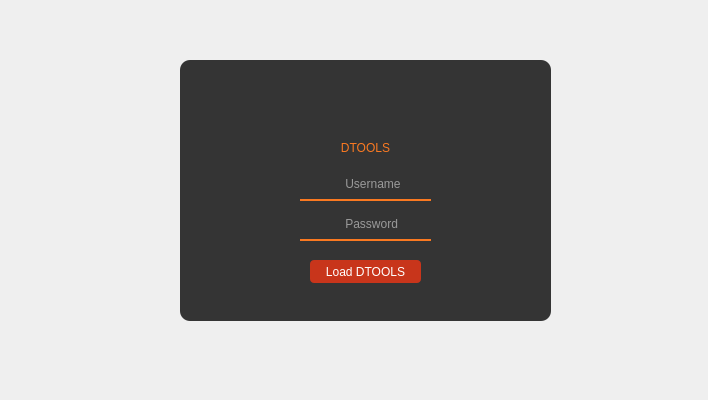
<?xml version="1.0" encoding="UTF-8"?>
<ui version="4.0">
 <class>Dialog</class>
 <widget class="QDialog" name="Dialog">
  <property name="geometry">
   <rect>
    <x>0</x>
    <y>0</y>
    <width>708</width>
    <height>400</height>
   </rect>
  </property>
  <property name="windowTitle">
   <string>Dialog</string>
  </property>
  <property name="styleSheet">
   <string notr="true"/>
  </property>
  <widget class="QLabel" name="label">
   <property name="geometry">
    <rect>
     <x>0</x>
     <y>-210</y>
     <width>981</width>
     <height>811</height>
    </rect>
   </property>
   <property name="text">
    <string/>
   </property>
   <property name="pixmap">
    <pixmap resource="../Multitool/req.qrc">:/images/Images/HD wallpaper_ person standing on mountain cliff painting, illustration, landscape.png</pixmap>
   </property>
  </widget>
  <widget class="QFrame" name="mainbody">
   <property name="geometry">
    <rect>
     <x>180</x>
     <y>60</y>
     <width>371</width>
     <height>261</height>
    </rect>
   </property>
   <property name="styleSheet">
    <string notr="true">QFrame#mainbody{
background-color:rgba(0,0,0,200);
border-radius:10px;}</string>
   </property>
   <property name="frameShape">
    <enum>QFrame::StyledPanel</enum>
   </property>
   <property name="frameShadow">
    <enum>QFrame::Raised</enum>
   </property>
   <widget class="QLabel" name="label_2">
    <property name="geometry">
     <rect>
      <x>150</x>
      <y>20</y>
      <width>71</width>
      <height>61</height>
     </rect>
    </property>
    <property name="text">
     <string/>
    </property>
    <property name="pixmap">
     <pixmap resource="../Multitool/icon.qrc">:/Icons/Icons/pngwing.com.png</pixmap>
    </property>
    <property name="alignment">
     <set>Qt::AlignCenter</set>
    </property>
   </widget>
   <widget class="QLineEdit" name="license">
    <property name="geometry">
     <rect>
      <x>120</x>
      <y>110</y>
      <width>131</width>
      <height>31</height>
     </rect>
    </property>
    <property name="toolTip">
     <string>&lt;html&gt;&lt;head/&gt;&lt;body&gt;&lt;p&gt;&lt;span style=&quot; font-size:9pt; font-weight:600;&quot;&gt;Username goes here.&lt;/span&gt;&lt;/p&gt;&lt;/body&gt;&lt;/html&gt;</string>
    </property>
    <property name="styleSheet">
     <string notr="true">
background-color:rgba(0,0,0,0);
border:none;
border-bottom:2px solid rgb(250, 121, 33);
padding-bottom:1px;
font:63  8pt &quot;Segoe UI Semibold&quot;;color:rgb(255,255,255);</string>
    </property>
    <property name="text">
     <string/>
    </property>
    <property name="maxLength">
     <number>40</number>
    </property>
    <property name="frame">
     <bool>true</bool>
    </property>
    <property name="cursorPosition">
     <number>0</number>
    </property>
    <property name="alignment">
     <set>Qt::AlignJustify|Qt::AlignVCenter</set>
    </property>
    <property name="dragEnabled">
     <bool>false</bool>
    </property>
    <property name="readOnly">
     <bool>false</bool>
    </property>
    <property name="placeholderText">
     <string>             Username</string>
    </property>
   </widget>
   <widget class="QLabel" name="label_3">
    <property name="geometry">
     <rect>
      <x>150</x>
      <y>80</y>
      <width>71</width>
      <height>16</height>
     </rect>
    </property>
    <property name="styleSheet">
     <string notr="true">font: 63 12pt &quot;Segoe UI Semibold&quot;;;color:rgb(250, 121, 33);
</string>
    </property>
    <property name="text">
     <string>DTOOLS</string>
    </property>
    <property name="alignment">
     <set>Qt::AlignCenter</set>
    </property>
   </widget>
   <widget class="QPushButton" name="load">
    <property name="geometry">
     <rect>
      <x>130</x>
      <y>200</y>
      <width>111</width>
      <height>23</height>
     </rect>
    </property>
    <property name="cursor">
     <cursorShape>PointingHandCursor</cursorShape>
    </property>
    <property name="toolTip">
     <string>&lt;html&gt;&lt;head/&gt;&lt;body&gt;&lt;p&gt;&lt;span style=&quot; font-weight:600;&quot;&gt;Load program.&lt;/span&gt;&lt;/p&gt;&lt;/body&gt;&lt;/html&gt;</string>
    </property>
    <property name="styleSheet">
     <string notr="true">
background-color:rgb(200, 53, 27);
border-radius:4px;
font: 8pt &quot;Segoe UI Symbol&quot;;color:rgb(255,255,255);</string>
    </property>
    <property name="text">
     <string>Load DTOOLS</string>
    </property>
   </widget>
   <widget class="QLabel" name="error">
    <property name="geometry">
     <rect>
      <x>130</x>
      <y>140</y>
      <width>111</width>
      <height>20</height>
     </rect>
    </property>
    <property name="styleSheet">
     <string notr="true">font: 9pt &quot;Segoe UI Symbol&quot;;color:rgb(255,0,0);</string>
    </property>
    <property name="text">
     <string/>
    </property>
    <property name="alignment">
     <set>Qt::AlignCenter</set>
    </property>
   </widget>
   <widget class="QLineEdit" name="license_2">
    <property name="geometry">
     <rect>
      <x>120</x>
      <y>150</y>
      <width>131</width>
      <height>31</height>
     </rect>
    </property>
    <property name="toolTip">
     <string>&lt;html&gt;&lt;head/&gt;&lt;body&gt;&lt;p&gt;&lt;span style=&quot; font-size:9pt; font-weight:600;&quot;&gt;Password goes here.&lt;/span&gt;&lt;/p&gt;&lt;/body&gt;&lt;/html&gt;</string>
    </property>
    <property name="styleSheet">
     <string notr="true">
background-color:rgba(0,0,0,0);
border:none;
border-bottom:2px solid rgb(250, 121, 33);
padding-bottom:1px;
font: 8pt &quot;Segoe UI Symbol&quot;;color:rgb(255,255,255);</string>
    </property>
    <property name="text">
     <string/>
    </property>
    <property name="maxLength">
     <number>40</number>
    </property>
    <property name="frame">
     <bool>true</bool>
    </property>
    <property name="echoMode">
     <enum>QLineEdit::Password</enum>
    </property>
    <property name="cursorPosition">
     <number>0</number>
    </property>
    <property name="alignment">
     <set>Qt::AlignJustify|Qt::AlignVCenter</set>
    </property>
    <property name="dragEnabled">
     <bool>false</bool>
    </property>
    <property name="readOnly">
     <bool>false</bool>
    </property>
    <property name="placeholderText">
     <string>             Password</string>
    </property>
   </widget>
  </widget>
 </widget>
 <resources>
  <include location="../Multitool/icon.qrc"/>
  <include location="../Multitool/req.qrc"/>
 </resources>
 <connections/>
</ui>
